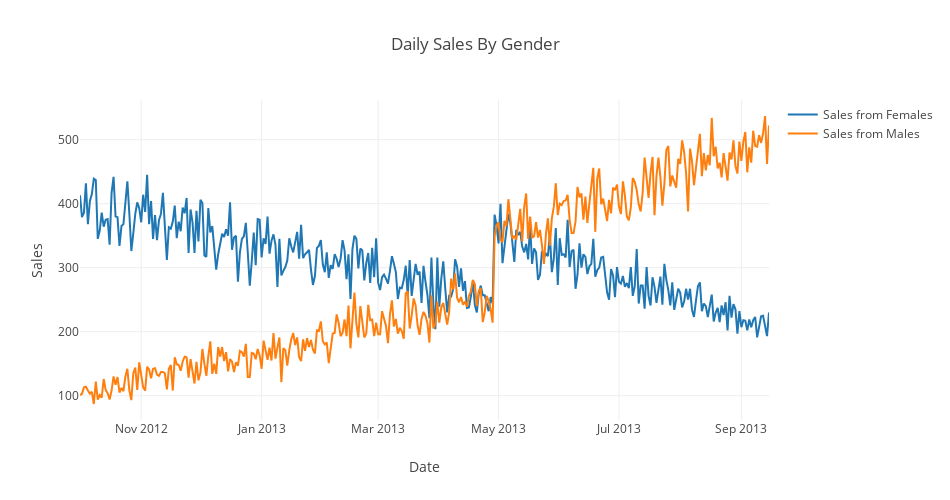

This figure's notebook cell:
### Markdown cell above
The best way to see this is to plot the daily sales from both male and female customers separately. From the plot below, we can see that although there is indeed a shift in the proportion of male-vs-female customers, this is not what caused the large change on 4/29/2013. In fact, the increase in sales on that date was even across genders.

### Code cell
### Grouping sales data by day and gender for plotting
daily_sales_mfsplit = sales_df.reset_index().reset_index().set_index('sale_time')
daily_sales_mfsplit = daily_sales_mfsplit.groupby([pd.Grouper(freq='D'),'purchaser_gender']).count().unstack(-1)
daily_sales_mfsplit.columns = daily_sales_mfsplit.columns.get_level_values(1)
# Creating daily sales line plot
trace1 = go.Scatter(y = daily_sales_mfsplit.female,
                    x = daily_sales_mfsplit.index,
                    name = 'Sales from Females')
trace2 = go.Scatter(y = daily_sales_mfsplit.male,
                    x = daily_sales_mfsplit.index,
                    name = 'Sales from Males')
data = [trace1, trace2]
layout = go.Layout(
    title='Daily Sales By Gender',
    xaxis=dict(title='Date'),
    yaxis=dict(title='Sales'),
    width=950,
    height=500
)
fig = go.Figure(data=data, layout=layout)
iplot(fig)

### Figure 1 — Plotly figure (JSON) as saved in the notebook; plotly's stock layout.template omitted (floating-point values rounded to 4 significant figures; data arrays with more than 128 entries replaced by an {"elided": "..."} marker saying what was removed)
{"data": [{"name": "Sales from Females", "type": "scatter", "x": {"elided": "350 str values"}, "y": {"elided": "350 int values"}}, {"name": "Sales from Males", "type": "scatter", "x": {"elided": "350 str values"}, "y": {"elided": "350 int values"}}], "layout": {"height": 500, "title": "Daily Sales By Gender", "width": 950, "xaxis": {"title": "Date"}, "yaxis": {"title": "Sales"}}}
